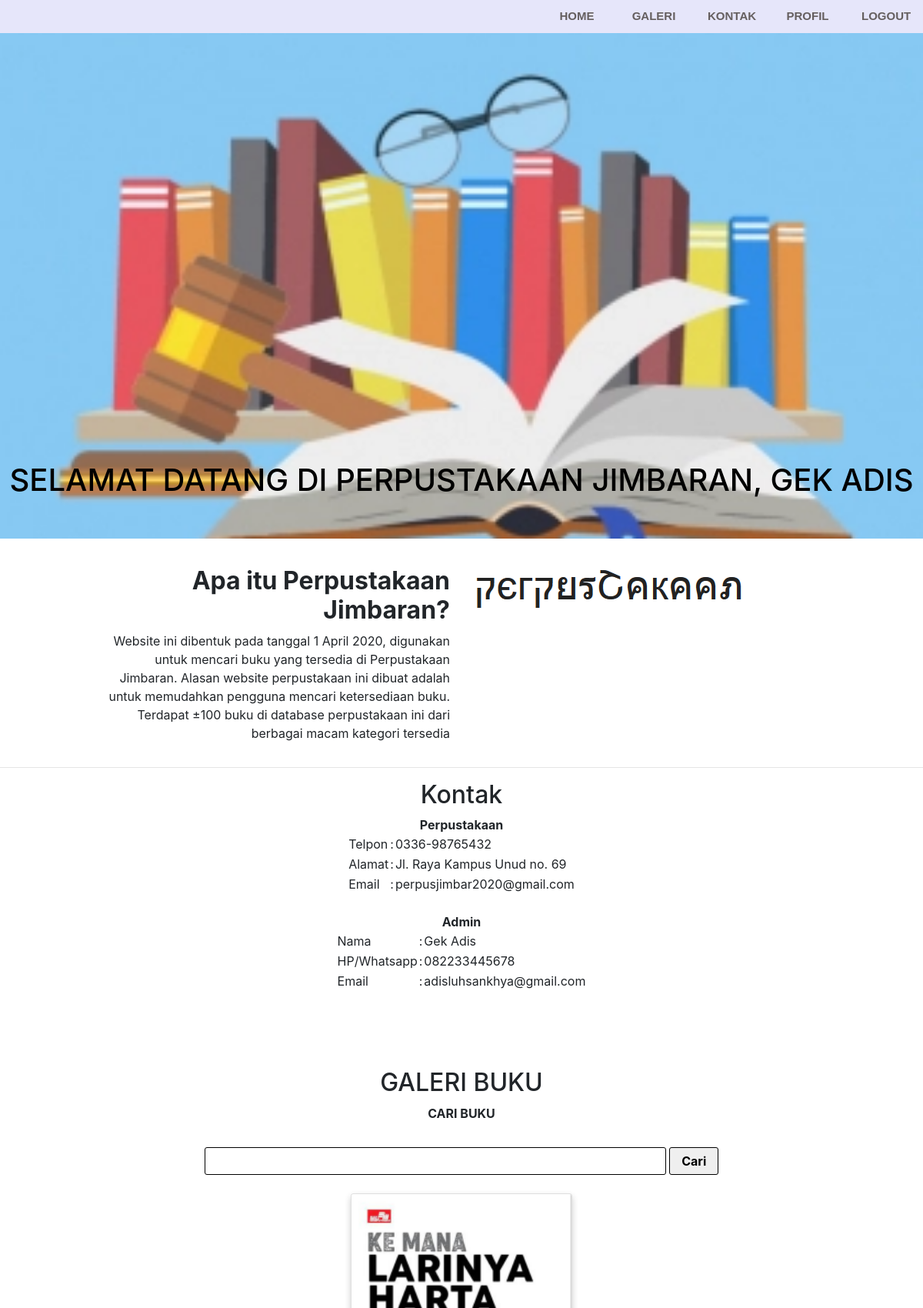
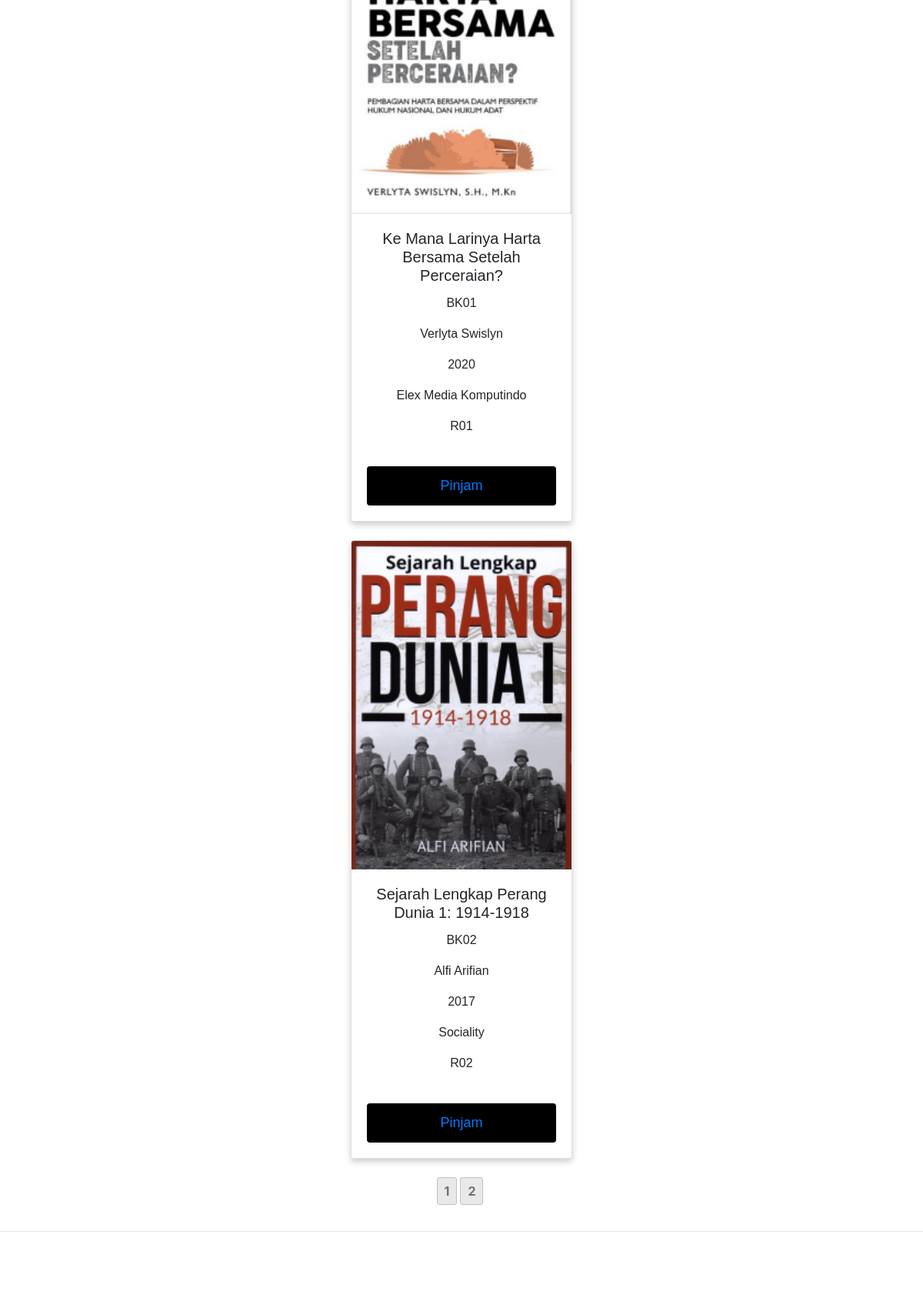
Screenshot of /index.php (signed in, upper part) with the database file from the repository (2 pictures, top to bottom).
### tables this page shows
CREATE TABLE `tb_buku` (
  `kode_buku` varchar(10) NOT NULL,
  `judul_buku` varchar(128) NOT NULL,
  `penulis` varchar(128) NOT NULL,
  `tahun_terbit` int(4) NOT NULL,
  `nama_penerbit` varchar(128) NOT NULL,
  `gambar` varchar(128) NOT NULL,
  `rak` varchar(128) NOT NULL,
  `stok` int(11) NOT NULL
);

### index.php (the view, shortened to what this page needs)
<?php
    include 'koneksi.php';
?>
<!DOCTYPE html>
<html>
<head>
    <link rel="stylesheet" href="css/index.css">
    <link rel="stylesheet" href="css/bootstrap.min.css">
</head>
<body>
    <nav class="navigasi">
        <ul>
            <li><a href="logout.php">Logout</a></li>
            <li><a href="#" data-toggle="modal" data-target="#edit">Profil</a></li>
            <li><a href="#sectionKontak">Kontak</a></li>
            <li><a href="#sectionGaleri">Galeri</a></li>
            <li><a href="#sectionHome">Home</a></li>
        </ul>
    </nav>
    <div id="sectionHome">
        <h1 style="padding-top: 300px;">Selamat Datang di Perpustakaan Jimbaran, <?php echo $_SESSION['nama']; ?></h1>
    </div>
     <div id="about" style="margin-top: 30px;">
        <div class="container">
            <div class="row">
                <div class="col-md-5 offset-md-1">
                    <div class="halign-center">
                        <h2 class="text-right font-weight-bold">Apa itu Perpustakaan Jimbaran?</h2>
                        <div style="position: relative">
                            <p class="text-right">
                                Website ini dibentuk pada tanggal 1 April 2020, digunakan untuk mencari buku yang tersedia di Perpustakaan Jimbaran. Alasan website perpustakaan ini dibuat adalah untuk memudahkan pengguna mencari ketersediaan buku. Terdapat ±100 buku di database perpustakaan ini dari berbagai macam kategori tersedia
                            </p>
                        </div>
                    </div>
                </div>
                <div class="col-md-5">
                    <img src="img/logo.png" class="img-fluid">
                </div>
            </div>
        </div>
    </div>
    <hr>
    <div id="sectionKontak">
        <center>
           <h2>Kontak</h2>
           <strong>Perpustakaan</strong>
                <table border="0">
                    <tr>
                        <td>Telpon</td>
                        <td>:</td>
                        <td>0336-98765432</td>
                    </tr>
                    <tr>
                        <td>Alamat</td>
                        <td>:</td>
                        <td>Jl. Raya Kampus Unud no. 69</td>
                    </tr>
                    <tr>
                        <td>Email</td>
                        <td>:</td>
                        <td>perpusjimbar2020@gmail.com</td>
                    </tr>
                </table>
                <br>
                <strong>Admin</strong>
                <table border="0">
                    <tr>
                        <td>Nama</td>
                        <td>:</td>
                        <td>Gek Adis</td>
                    </tr>
                    <tr>
                        <td>HP/Whatsapp</td>
                        <td>:</td>
                        <td>082233445678</td>
                    </tr>
                    <tr>
                        <td>Email</td>
                        <td>:</td>
                        <td>adisluhsankhya@gmail.com</td>
                    </tr>
                </table>
        </center>
    </div>
    <div id="sectionGaleri">
        <h2>Galeri Buku</h2>
        <center><form action="#sectionGaleri" method="GET">
            <label>Cari Buku</label><br><br>
            <input type="text" name="cari">
            <input type="submit" value="Cari">
        </form></center>
        <?php
        $batas = 2;
        $page = isset($_GET['halaman'])?(int)$_GET["halaman"] : 1;
        $mulai = ($page>1) ? ($page * $batas) - $batas : 0;
        $no = $mulai+1;
        if(isset($_GET['cari'])){
            $cari = $_GET['cari'];
            $tampil = mysqli_query($conn, "SELECT * FROM tb_buku WHERE
                                            judul_buku LIKE '%".$cari."%' OR
                                            tahun_terbit LIKE '%".$cari."%' OR
                                            penulis LIKE '%".$cari."%' OR
                                            nama_penerbit LIKE '%".$cari."%'
                                            ORDER BY judul_buku ASC") or die (mysqli_error($conn));
            while($data = mysqli_fetch_array($tampil)) {
                                $id = $data["kode_buku"];
                                $gambar = $data['gambar'];
                                $nama = $data['judul_buku'];
                                $penulis = $data['penulis'];
                                $tahun_terbit=$data['tahun_terbit'];
                                $penerbit = $data['nama_penerbit'];
                                $rak = $data['rak'];
                                $stok = $data['stok']; ?>
            <br>
            <div class="card" style="width: 18rem;">
                <img src="img/<?php echo $gambar; ?>" class="card-img-top">
                <div class="card-body">
                    <h5 class="card-title"><?php echo $nama; ?></h5>
                    <p class="card-text"><?php echo $id; ?></p>
                    <p class="card-text"><?php echo $penulis; ?></p>
                    <p class="card-text"><?php echo $tahun_terbit; ?></p>
                    <p class="card-text"><?php echo $penerbit; ?></p>
                    <p class="card-text"><?php echo $rak; ?></p>
                </div>
                <div class="card-body">
                    <button class="btn btn-primary"><a href="#form-peminjaman">Pinjam</a></button>
                </div>
            </div>
        <?php $no++; };
        $hitung = mysqli_query($conn,"SELECT * FROM tb_buku") or die (mysqli_error($conn));
        $jmldata    = mysqli_num_rows($hitung);
        ?>
        <br>
        <center><?php
            $jmlhalaman = ceil($jmldata/$batas);
            for($i=1; $i<=$jmlhalaman; $i++){
            } }
        else{
            $tampil = mysqli_query($conn, "SELECT * FROM tb_buku LIMIT $mulai, $batas") or die (mysqli_error($conn));
                        while($data = mysqli_fetch_array($tampil)) {
                        $id = $data['kode_buku'];
                        $gambar = $data['gambar'];
                        $nama = $data['judul_buku'];
                        $penulis = $data['penulis'];
                        $tahun_terbit=$data['tahun_terbit'];
                        $penerbit = $data['nama_penerbit'];
                        $rak = $data['rak'];
                        $stok = $data['stok']; ?>
             <br>
             <div class="card" style="width: 18rem;">
                <img src="img/<?php echo $gambar; ?>" class="card-img-top">
                <div class="card-body">
                    <h5 class="card-title"><?php echo $nama; ?></h5>
                    <p class="card-text"><?php echo $id; ?></p>
                    <p class="card-text"><?php echo $penulis; ?></p>
                    <p class="card-text"><?php echo $tahun_terbit; ?></p>
                    <p class="card-text"><?php echo $penerbit; ?></p>
                    <p class="card-text"><?php echo $rak; ?></p>
                </div>
                <div class="card-body">
                    <button class="btn btn-primary"><a href="#form-peminjaman">Pinjam</a></button>
                </div>
            </div>
        <?php $no++; };
        $hitung = mysqli_query($conn,"SELECT * FROM tb_buku") or die (mysqli_error($conn));
        $jmldata = mysqli_num_rows($hitung);
        ?>
        <br>
        <center><?php
            $jmlhalaman = ceil($jmldata/$batas);
            for($i=1; $i<=$jmlhalaman; $i++){
                echo '<a class="page" href="?halaman='.$i.'">'.$i.'</a>';
            } } ?></center>
    </div>
    <br><br><hr>
    <div id="form-peminjaman">
    </div>
    <br><br><br><br><br>
    <br>
    <br>
</body>
</html>

### css/index.css (style rules this page uses)
html { scroll-behavior: smooth; }
body { margin: 0; padding: 0; font-family: Arial, Helvetica, sans-serif; background-color: white; }
.navigasi ul { padding: 0; margin: 0; list-style: none; font-family: Arial, Helvetica, sans-serif; font-size: 15px; font-weight: bold; width: 100%; background-color: lavender; overflow: hidden; position: fixed; top: 0; z-index: 1; }
.navigasi li { float: right; }
.navigasi li a { display: block; color: #655f5f; text-align: center; padding: 10px 20px; text-decoration: none; text-transform: uppercase; font-weight: bold; width: 100px; }
#sectionHome { height: 700px; display: inline-block; width: 100%; overflow: hidden; background: url(../img/buku.jpg) no-repeat; background-size: cover; text-align: center; color: black; }
#sectionHome h1 { margin-top: 300px; color: black; text-transform: uppercase; }
#sectionGaleri { height: 700px; display: inline-block; width: 100%; }
#sectionGaleri h2 { text-transform: uppercase; text-align: center; padding: 0; margin-top: 100px; }
#sectionGaleri label { text-transform: uppercase; font-weight: bold; }
#sectionGaleri input[type=text] { border-radius: 3px; -webkit-border-radius: 3px; -moz-border-radius: 3px; border: 1px solid ; outline: none; padding: 5px 8px 5px 8px; width:50%; }
#sectionGaleri input[type=submit] { background: ; border: 1px solid ; padding: 5px 15px 5px 15px; border-radius: 3px; border-radius: 3px; -webkit-border-radius: 3px; -moz-border-radius: 3px; font-weight: bold; }
#form-peminjaman { display: inline-block; width: 100%; }
.card { box-shadow: 0 4px 8px 0 rgba(0, 0, 0, 0.2); max-width: 300px; margin: auto; text-align: center; font-family: arial; }
.card button { border: none; outline: 0; padding: 12px; color: white; background-color: #000; text-align: center; cursor: pointer; width: 100%; font-size: 18px; }
#sectionKontak { display: inline-block; width: 100%; }
.page { display: inline-block; padding: 5px 9px; margin-right: 4px; border-radius: 3px; border: solid 1px #c0c0c0; background: #e9e9e9; font-size: 16px; font-weight: bold; text-decoration: none; color: #717171; text-transform: capitalize; }

### rows the page displays
tb_buku: gambar (picture), judul_buku "Ke Mana Larinya Harta Bersama Setelah Perceraian?", kode_buku "BK01", penulis "Verlyta Swislyn", tahun_terbit "2020", nama_penerbit "Elex Media Komputindo", rak "R01"
tb_buku: gambar (picture), judul_buku "Sejarah Lengkap Perang Dunia 1: 1914-1918", kode_buku "BK02", penulis "Alfi Arifian", tahun_terbit "2017", nama_penerbit "Sociality", rak "R02"

### other values shown
$_SESSION['nama'] "GEK ADIS"
